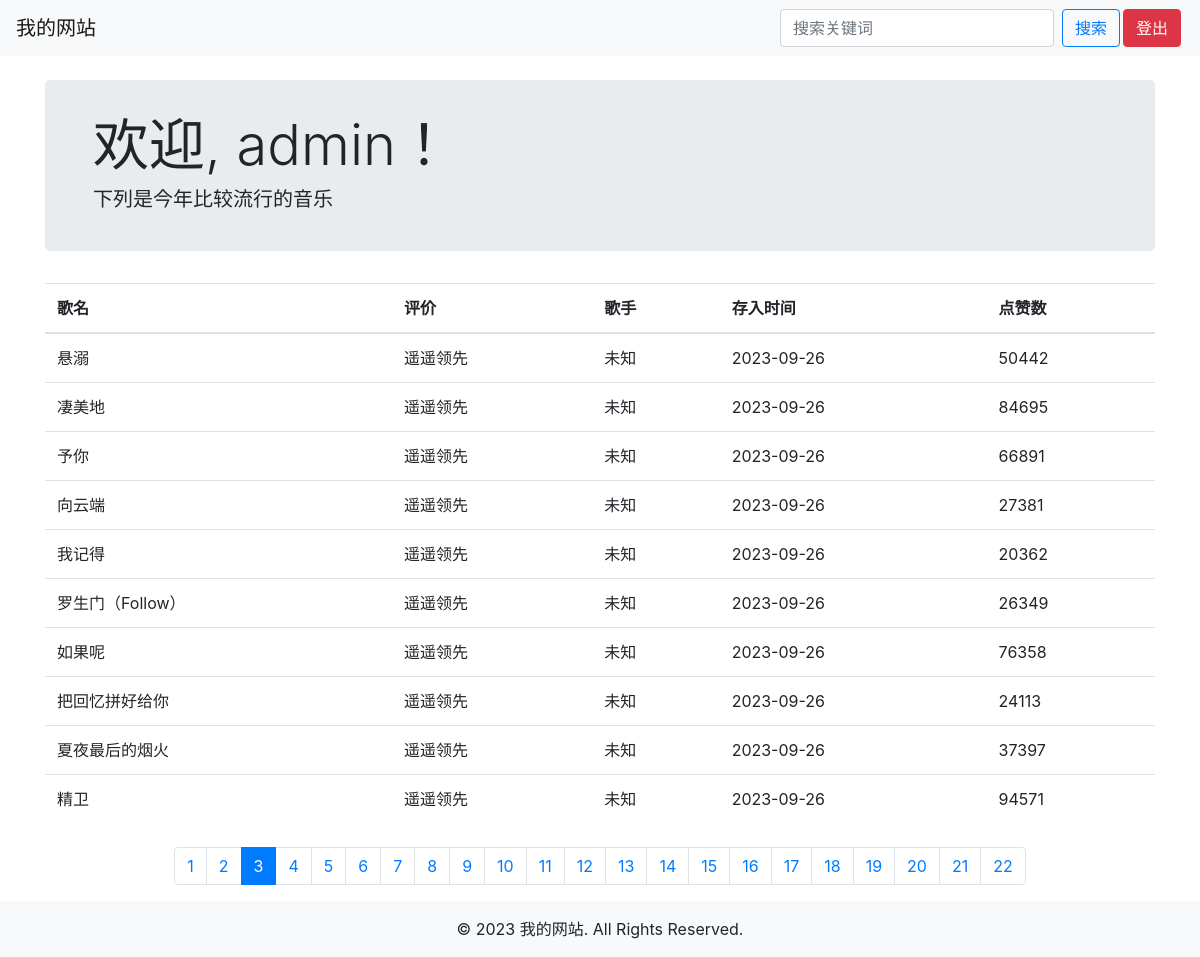
/index.php?page=3 (signed in), run on the app's committed database.
### tables this page shows
CREATE TABLE `search_data`  (
  `data_id` int NOT NULL AUTO_INCREMENT,
  `title` varchar(100) NOT NULL COMMENT '歌名',
  `artist` varchar(100) NOT NULL COMMENT '描述',
  `release_date` date NULL DEFAULT NULL COMMENT '出版时间',
  `genre` varchar(50) NULL DEFAULT NULL COMMENT '歌手',
  `popularity` int NULL DEFAULT NULL COMMENT '热度',
  PRIMARY KEY (`data_id`) USING BTREE
);

### index.php (the view, shortened to what this page needs)
<?php
include('db.php');
$data = [];
if (isset($_POST['keyword'])) {
    $keyword = $_POST['keyword'];
    $sql = "SELECT * FROM search_data WHERE title LIKE '%$keyword%'";
    $result = mysqli_query($conn, $sql);
    if ($result) {
        while ($row = mysqli_fetch_assoc($result)) {
            $data[] = $row;
        }
    }
} else {
    $sql = "SELECT * FROM search_data";
    $result = mysqli_query($conn, $sql);
    if ($result) {
        while ($row = mysqli_fetch_assoc($result)) {
            $data[] = $row;
        }
    }
}
$results_per_page = 10;
$total_results = count($data);
$total_pages = ceil($total_results / $results_per_page);
if (!isset($_GET['page'])) {
    $current_page = 1;
} else {
    $current_page = $_GET['page'];
}
$start_index = ($current_page - 1) * $results_per_page;
$end_index = $start_index + $results_per_page;
?>
<!DOCTYPE html>
<html>
<head>
    <link rel="stylesheet" href="css/bootstrap.min.css">
</head>
<body>
    <nav class="navbar navbar-expand-lg navbar-light bg-light">
        <a class="navbar-brand" href="#">我的网站</a>
        <div class="collapse navbar-collapse" id="navbarNav">
            <ul class="navbar-nav ml-auto">
                <li class="nav-item">
                    <form class="form-inline" method="POST">
                        <input type="text" name="keyword" class="form-control mr-sm-2" placeholder="搜索关键词" required>
                        <button type="submit" class="btn btn-outline-primary my-2 my-sm-0">搜索</button>
                    </form>
                </li>
                <li class="nav-item">
                    <form method="POST">
                        <button type="submit" name="logout" class="btn btn-danger">登出</button>
                    </form>
                </li>
            </ul>
        </div>
    </nav>
    <div class="container mt-4">
        <div class="jumbotron">
            <h3 class="display-4 small-welcome">欢迎, <?php echo $_SESSION['username']; ?>！</h3>
            <h5>下列是今年比较流行的音乐</h5>
        </div>
        <?php if (empty($data)): ?>
            <div class="alert alert-warning" role="alert">没有找到匹配的结果</div>
        <?php else: ?>
            <table class="table">
                <thead>
                    <tr>
                        <th>歌名</th>
                        <th>评价</th>
                        <th>歌手</th>
                        <th>存入时间</th>
                        <th>点赞数</th>
                    </tr>
                </thead>
                <tbody>
                    <?php for ($i = $start_index; $i < $end_index; $i++): ?>
                        <?php if ($i < count($data)): ?>
                            <tr>
                                <td><?php echo $data[$i]['title']; ?></td>
                                <td><?php echo $data[$i]['artist']; ?></td>
                                <td><?php echo $data[$i]['genre']; ?></td>
                                <td><?php echo $data[$i]['release_date']; ?></td>
                                <td><?php echo $data[$i]['popularity']; ?></td>
                            </tr>
                        <?php endif; ?>
                    <?php endfor; ?>
                </tbody>
            </table>
        <?php endif; ?>
        <nav aria-label="Page navigation" class="mt-4">
            <ul class="pagination justify-content-center">
                <?php for ($page = 1; $page <= $total_pages; $page++): ?>
                    <li class="page-item<?php if ($current_page == $page) echo ' active'; ?>">
                        <a class="page-link" href="?page=<?php echo $page; ?>"><?php echo $page; ?></a>
                    </li>
                <?php endfor; ?>
            </ul>
        </nav>
    </div>
    <footer class="bg-light text-center py-3">
        © <?php echo date("Y"); ?> 我的网站. All Rights Reserved.
    </footer>
</body>
</html>

### index.php (style rules this page uses)
.jumbotron { padding: 2rem 3rem; }
.btn { margin-right: 3px; }

### data on the page
search_data: title "悬溺", artist "遥遥领先", genre "未知", release_date "2023-09-26", popularity "50442"
search_data: title "凄美地", artist "遥遥领先", genre "未知", release_date "2023-09-26", popularity "84695"
search_data: title "予你", artist "遥遥领先", genre "未知", release_date "2023-09-26", popularity "66891"
search_data: title "向云端", artist "遥遥领先", genre "未知", release_date "2023-09-26", popularity "27381"
search_data: title "我记得", artist "遥遥领先", genre "未知", release_date "2023-09-26", popularity "20362"
search_data: title "罗生门（Follow）", artist "遥遥领先", genre "未知", release_date "2023-09-26", popularity "26349"
search_data: title "如果呢", artist "遥遥领先", genre "未知", release_date "2023-09-26", popularity "76358"
search_data: title "把回忆拼好给你", artist "遥遥领先", genre "未知", release_date "2023-09-26", popularity "24113"
search_data: title "夏夜最后的烟火", artist "遥遥领先", genre "未知", release_date "2023-09-26", popularity "37397"
search_data: title "精卫", artist "遥遥领先", genre "未知", release_date "2023-09-26", popularity "94571"

### other printed values
$_SESSION['username'] "admin"
